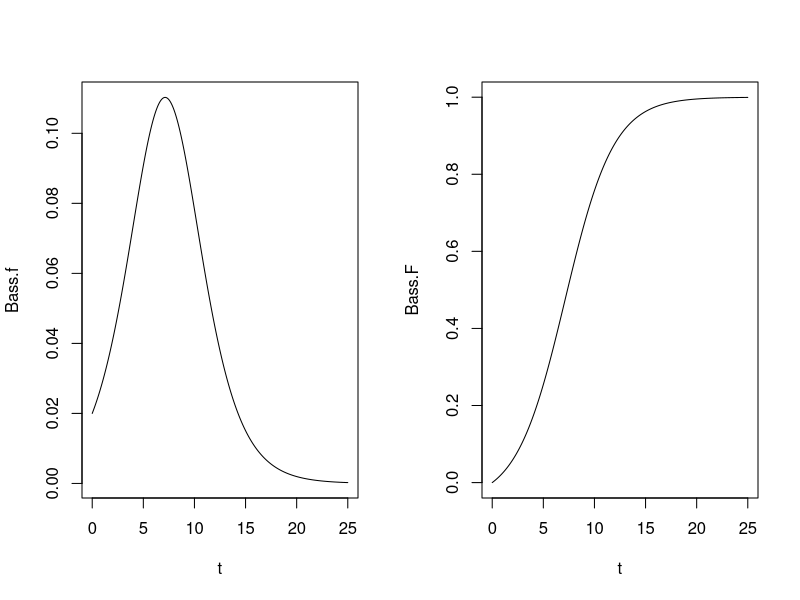
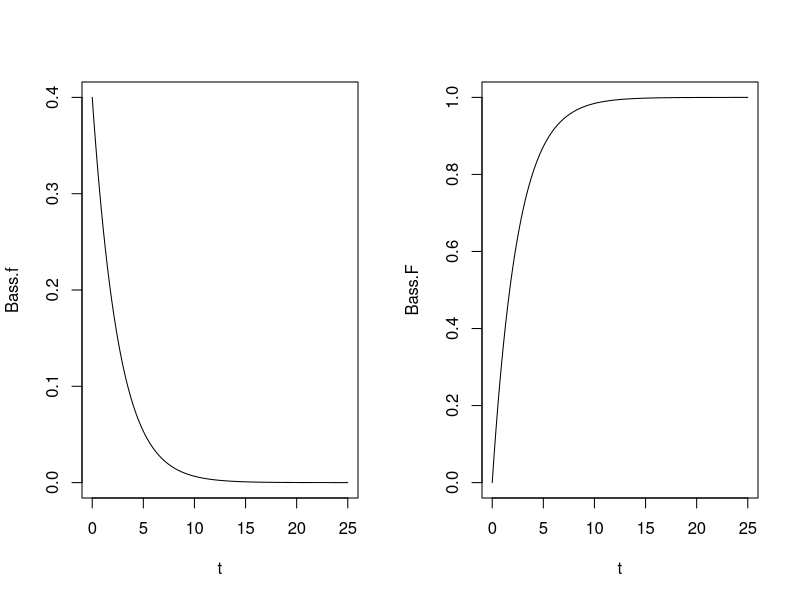

Reproduce these figures in R, in order.
## ---- chunk 1
knitr::opts_chunk$set(echo = FALSE)
## ---- chunk 2
graphs <- function(p,q,t.max) {
  t <-seq(from=0,to=t.max,by=0.01) 
  Bass.f <- ((p+q)^2/p)*exp(-(p+q)*t)/(1+(q/p)*exp(-(p+q)*t))^2
  Bass.F <- (1-exp(-(p+q)*t))/(1+(q/p)*exp(-(p+q)*t))
  par(mfrow=c(1,2))
  plot(t, Bass.f, type="l")
  plot(t, Bass.F, type="l")
}
## ---- chunk 3
graphs(0.02, 0.4, 25)
## ---- chunk 4
graphs(0.4, 0.02, 25)
